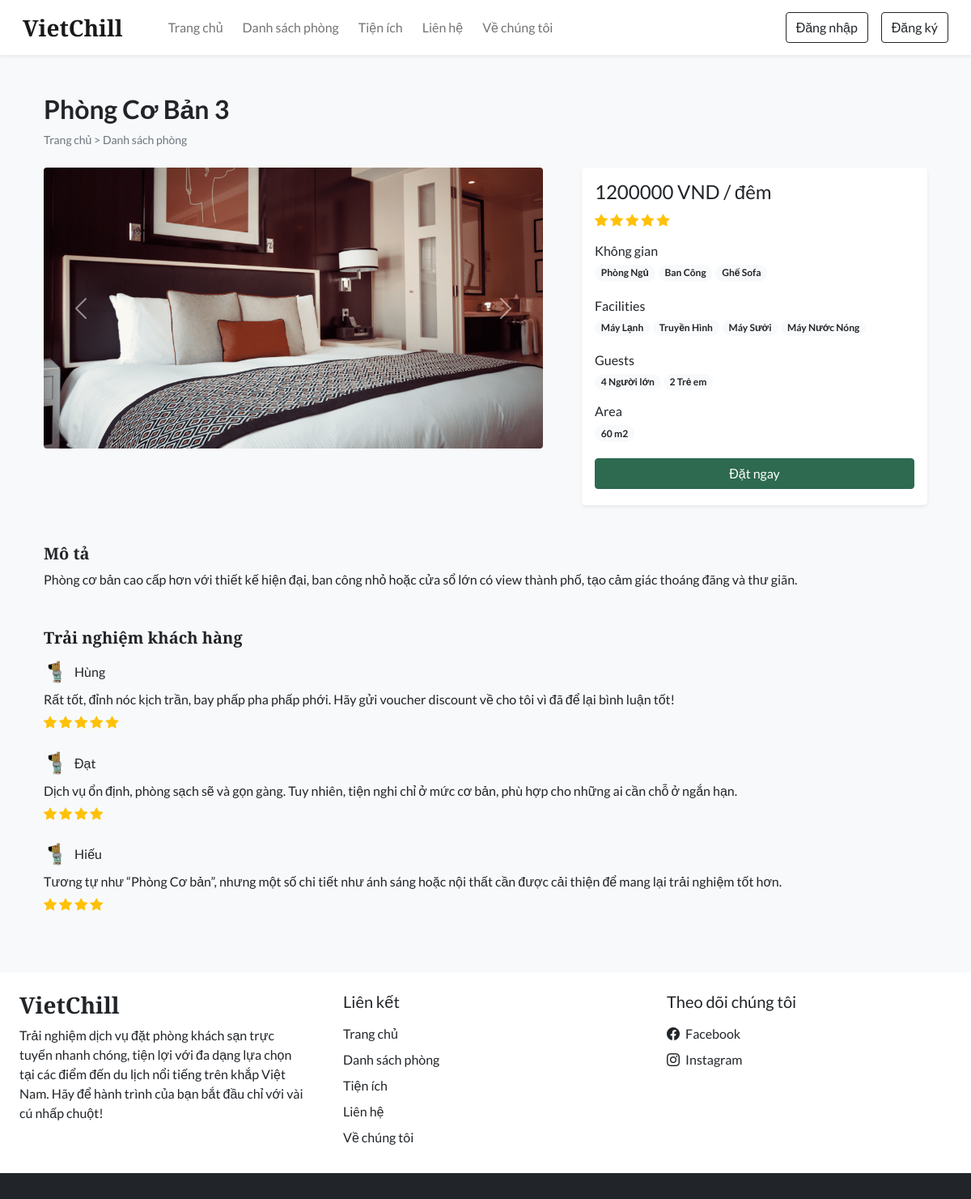
Page /room_details.php?id=3 on the committed database.
### tables this page shows
CREATE TABLE `settings` (
  `sr_no` int(11) NOT NULL,
  `site_title` varchar(50) NOT NULL,
  `site_about` varchar(250) NOT NULL,
  `shutdown` tinyint(1) NOT NULL
);

CREATE TABLE `rooms` (
  `id` int(11) NOT NULL,
  `name` varchar(150) NOT NULL,
  `area` int(11) NOT NULL,
  `price` int(11) NOT NULL,
  `quantity` int(11) NOT NULL,
  `adult` int(11) NOT NULL,
  `children` int(11) NOT NULL,
  `description` varchar(350) NOT NULL,
  `status` tinyint(4) NOT NULL DEFAULT 1,
  `removed` int(11) NOT NULL DEFAULT 0
);

CREATE TABLE `room_images` (
  `sr_no` int(11) NOT NULL,
  `room_id` int(11) NOT NULL,
  `image` varchar(150) NOT NULL,
  `thumb` tinyint(4) NOT NULL DEFAULT 0
);

CREATE TABLE `features` (
  `id` int(11) NOT NULL,
  `name` varchar(50) NOT NULL
);

CREATE TABLE `facilities` (
  `id` int(11) NOT NULL,
  `icon` varchar(100) NOT NULL,
  `name` varchar(50) NOT NULL,
  `description` varchar(250) NOT NULL
);

CREATE TABLE `rating_review` (
  `sr_no` int(11) NOT NULL,
  `booking_id` int(11) NOT NULL,
  `room_id` int(11) NOT NULL,
  `user_id` int(11) NOT NULL,
  `rating` int(11) NOT NULL,
  `review` varchar(200) NOT NULL,
  `seen` int(11) NOT NULL DEFAULT 0,
  `datentime` datetime NOT NULL DEFAULT current_timestamp()
);

CREATE TABLE `user_cred` (
  `id` int(11) NOT NULL,
  `name` varchar(100) NOT NULL,
  `email` varchar(150) NOT NULL,
  `address` varchar(120) NOT NULL,
  `phonenum` varchar(100) NOT NULL,
  `pincode` int(11) NOT NULL,
  `dob` date NOT NULL,
  `profile` varchar(100) NOT NULL DEFAULT 'chill-guy.png',
  `password` varchar(200) NOT NULL,
  `is_verified` int(11) NOT NULL DEFAULT 0,
  `token` varchar(200) DEFAULT NULL,
  `t_expire` date DEFAULT NULL,
  `status` int(11) NOT NULL DEFAULT 1,
  `datentime` datetime NOT NULL DEFAULT current_timestamp()
);

### admin/inc/db_config.php (called while the page is built, shortened)
<?php
  function select($sql, $values, $datatypes) {
    $con = $GLOBALS['con'];
    if($stmt = mysqli_prepare($con, $sql)){
      mysqli_stmt_bind_param($stmt, $datatypes, ...$values);
      if(mysqli_stmt_execute($stmt)){
        $res = mysqli_stmt_get_result($stmt);
        return $res;
      }
      else{
        mysqli_stmt_close($stmt);
        die("Query cannot be executed - Execute");
      }
    }
    else{
      die("Query cannot be executed - Select");
    }
  }
?>

### room_details.php (the view, shortened to what this page needs)
<!DOCTYPE html>
<html lang="en">
<head>
  <?php require('inc/links.php'); ?>
</head>
<body class="bg-light">
  <?php require('inc/header.php'); ?>
  <?php
    $data = filteration($_GET);
    $room_res = select("SELECT * FROM `rooms` WHERE `id`=? AND `status`=? AND `removed`=?",[$data['id'],1,0],'iii');
    $room_data = mysqli_fetch_assoc($room_res);
  ?>
  <div class="container">
    <div class="row">
      <div class="col-12 my-5 mb-4 px-4">
        <h2 class="fw-bold"><?php echo $room_data['name'] ?></h2>
        <div style="font-size: 14px;">
          <a href="index.php" class="text-secondary text-decoration-none">Trang chủ</a>
          <span class="text-secondary"> > </span>
          <a href="rooms.php" class="text-secondary text-decoration-none">Danh sách phòng</a>
        </div>
      </div>
      <div class="col-lg-7 col-md-12 px-4">
        <div id="roomCarousel" class="carousel slide" data-bs-ride="carousel">
          <div class="carousel-inner">
            <?php
              $room_img = ROOMS_IMG_PATH."thumbnail.jpg";
              $img_q = mysqli_query($con,"SELECT * FROM `room_images`
                WHERE `room_id`='$room_data[id]'");
              if(mysqli_num_rows($img_q)>0)
              {
                $active_class = 'active';
                while($img_res = mysqli_fetch_assoc($img_q))
                {
                  echo"
                    <div class='carousel-item $active_class'>
                      <img src='".ROOMS_IMG_PATH.$img_res['image']."' class='d-block w-100 rounded'>
                    </div>
                  ";
                  $active_class='';
                }
              }
              else{
                echo"<div class='carousel-item active'>
                  <img src='$room_img' class='d-block w-100'>
                </div>";
              }
            ?>
          </div>
          <button class="carousel-control-prev" type="button" data-bs-target="#roomCarousel" data-bs-slide="prev">
            <span class="carousel-control-prev-icon" aria-hidden="true"></span>
          </button>
          <button class="carousel-control-next" type="button" data-bs-target="#roomCarousel" data-bs-slide="next">
            <span class="carousel-control-next-icon" aria-hidden="true"></span>
          </button>
        </div>
      </div>
      <div class="col-lg-5 col-md-12 px-4">
        <div class="card mb-4 border-0 shadow-sm rounded-3">
          <div class="card-body">
            <?php
              echo<<<price
                <h4>$room_data[price] VND / đêm</h4>
              price;
              $rating_q = "SELECT AVG(rating) AS `avg_rating` FROM `rating_review`
                WHERE `room_id`='$room_data[id]' ORDER BY `sr_no` DESC LIMIT 20";
              $rating_res = mysqli_query($con,$rating_q);
              $rating_fetch = mysqli_fetch_assoc($rating_res);
              $rating_data = "";
              if($rating_fetch['avg_rating']!=NULL)
              {
                for($i=0; $i < $rating_fetch['avg_rating']; $i++){
                  $rating_data .="<i class='bi bi-star-fill text-warning'></i> ";
                }
              }
              echo<<<rating
                <div class="mb-3">
                  $rating_data
                </div>
              rating;
              $fea_q = mysqli_query($con,"SELECT f.name FROM `features` f
                INNER JOIN `room_features` rfea ON f.id = rfea.features_id
                WHERE rfea.room_id = '$room_data[id]'");
              $features_data = "";
              while($fea_row = mysqli_fetch_assoc($fea_q)){
                $features_data .="<span class='badge rounded-pill bg-light text-dark text-wrap me-1 mb-1'>
                  $fea_row[name]
                </span>";
              }
              echo<<<features
                <div class="mb-3">
                  <h6 class="mb-1">Không gian</h6>
                  $features_data
                </div>
              features;
              $fac_q = mysqli_query($con,"SELECT f.name FROM `facilities` f
                INNER JOIN `room_facilities` rfac ON f.id = rfac.facilities_id
                WHERE rfac.room_id = '$room_data[id]'");
              $facilities_data = "";
              while($fac_row = mysqli_fetch_assoc($fac_q)){
                $facilities_data .="<span class='badge rounded-pill bg-light text-dark text-wrap me-1 mb-1'>
                  $fac_row[name]
                </span>";
              }
              echo<<<facilities
                <div class="mb-3">
                  <h6 class="mb-1">Facilities</h6>
                  $facilities_data
                </div>
              facilities;
              echo<<<guests
                <div class="mb-3">
                  <h6 class="mb-1">Guests</h6>
                  <span class="badge rounded-pill bg-light text-dark text-wrap">
                    $room_data[adult] Người lớn
                  </span>
                  <span class="badge rounded-pill bg-light text-dark text-wrap">
                    $room_data[children] Trẻ em
                  </span>
                </div>
              guests;
              echo<<<area
                <div class="mb-3">
                  <h6 class="mb-1">Area</h6>
                  <span class='badge rounded-pill bg-light text-dark text-wrap me-1 mb-1'>
                    $room_data[area] m2
                  </span>
                </div>
              area;
              if(!$settings_r['shutdown']){
                $login=0;
                echo<<<book
                  <button onclick='checkLoginToBook($login,$room_data[id])' class="btn w-100 text-white custom-bg shadow-none mb-1">Đặt ngay</button>
                book;
              }
            ?>
          </div>
        </div>
      </div>
      <div class="col-12 mt-4 px-4">
        <div class="mb-5">
          <h5 class="fw-bold h-font">Mô tả</h5>
          <p>
            <?php echo $room_data['description'] ?>
          </p>
        </div>
        <div>
          <h5 class="fw-bold h-font mb-3">Trải nghiệm khách hàng</h5>
          <?php
            $review_q = "SELECT rr.*,uc.name AS uname, uc.profile, r.name AS rname FROM `rating_review` rr
              INNER JOIN `user_cred` uc ON rr.user_id = uc.id
              INNER JOIN `rooms` r ON rr.room_id = r.id
              WHERE rr.room_id = '$room_data[id]'
              ORDER BY `sr_no` DESC LIMIT 15";
            $review_res = mysqli_query($con,$review_q);
            $img_path = USERS_IMG_PATH;
            if(mysqli_num_rows($review_res)==0){
              echo 'No reviews yet!';
            }
            else
            {
              while($row = mysqli_fetch_assoc($review_res))
              {
                $stars = "<i class='bi bi-star-fill text-warning'></i> ";
                for($i=1; $i<$row['rating']; $i++){
                  $stars .= " <i class='bi bi-star-fill text-warning'></i>";
                }
                echo<<<reviews
                  <div class="mb-4">
                    <div class="d-flex align-items-center mb-2">
                      <img src="$img_path$row[profile]" class="rounded-circle" loading="lazy" width="30px">
                      <h6 class="m-0 ms-2">$row[uname]</h6>
                    </div>
                    <p class="mb-1">
                      $row[review]
                    </p>
                    <div>
                      $stars
                    </div>
                  </div>
                reviews;
              }
            }
          ?>
        </div>
      </div>
    </div>
  </div>
  <?php require('inc/footer.php'); ?>
</body>
</html>

### inc/links.php (shortened to what this page needs)
<link href="https://cdn.jsdelivr.net/npm/bootstrap@5.0.2/dist/css/bootstrap.min.css" rel="stylesheet">
<link rel="stylesheet" href="https://cdn.jsdelivr.net/npm/bootstrap-icons@1.9.1/font/bootstrap-icons.css">
<link rel="stylesheet" href="css/common.css">
<?php
  require('admin/inc/db_config.php');
  $contact_q = "SELECT * FROM `contact_details` WHERE `sr_no`=?";
  $settings_q = "SELECT * FROM `settings` WHERE `sr_no`=?";
  $values = [1];
  $contact_r = mysqli_fetch_assoc(select($contact_q,$values,'i'));
  $settings_r = mysqli_fetch_assoc(select($settings_q,$values,'i'));
?>

### inc/header.php (shortened to what this page needs)
<nav id="nav-bar" class="navbar navbar-expand-lg navbar-light bg-white px-lg-3 py-lg-2 shadow-sm sticky-top">
  <div class="container-fluid">
    <a class="navbar-brand me-5 fw-bold fs-3 h-font" href="index.php"><?php echo $settings_r['site_title'] ?></a>
    <div class="collapse navbar-collapse" id="navbarSupportedContent">
      <ul class="navbar-nav me-auto mb-2 mb-lg-0">
        <li class="nav-item">
          <a class="nav-link me-2" href="index.php">Trang chủ</a>
        </li>
        <li class="nav-item">
          <a class="nav-link me-2" href="rooms.php">Danh sách phòng</a>
        </li>
        <li class="nav-item">
          <a class="nav-link me-2" href="facilities.php">Tiện ích</a>
        </li>
        <li class="nav-item">
          <a class="nav-link me-2" href="contact.php">Liên hệ</a>
        </li>
        <li class="nav-item">
          <a class="nav-link" href="about.php">Về chúng tôi</a>
        </li>
      </ul>
      <div class="d-flex">
        <?php
          if(isset($_SESSION['login']) && $_SESSION['login']==true)
          {
            $path = USERS_IMG_PATH;
            echo<<<data
              <div class="btn-group">
                <button type="button" class="btn btn-outline-dark shadow-none dropdown-toggle" data-bs-toggle="dropdown" data-bs-display="static" aria-expanded="false">
                  <img src="$path$_SESSION[uPic]" style="width: 25px; height: 25px;" class="me-1 rounded-circle">
                  $_SESSION[uName]
                </button>
                <ul class="dropdown-menu dropdown-menu-lg-end">
                  <li><a class="dropdown-item" href="profile.php">Hồ sơ cá nhân</a></li>
                  <li><a class="dropdown-item" href="bookings.php">Lịch sử đặt phòng</a></li>
                  <li><a class="dropdown-item" href="logout.php">Đăng xuất</a></li>
                </ul>
              </div>
            data;
          }
          else
          {
            echo<<<data
              <button type="button" class="btn btn-outline-dark shadow-none me-lg-3 me-2" data-bs-toggle="modal" data-bs-target="#loginModal">
                Đăng nhập
              </button>
              <button type="button" class="btn btn-outline-dark shadow-none" data-bs-toggle="modal" data-bs-target="#registerModal">
                Đăng ký
              </button>
            data;
          }
        ?>
      </div>
    </div>
  </div>
</nav>

### inc/footer.php (shortened to what this page needs)
<div class="container-fluid bg-white mt-5">
  <div class="row">
    <div class="col-lg-4 p-4">
      <h3 class="h-font fw-bold fs-3 mb-2"><?php echo $settings_r['site_title'] ?></h3>
      <p>
        <?php echo $settings_r['site_about'] ?>
      </p>
    </div>
    <div class="col-lg-4 p-4">
      <h5 class="mb-3">Liên kết</h5>
      <a href="index.php" class="d-inline-block mb-2 text-dark text-decoration-none">Trang chủ</a> <br>
      <a href="rooms.php" class="d-inline-block mb-2 text-dark text-decoration-none">Danh sách phòng</a> <br>
      <a href="facilities.php" class="d-inline-block mb-2 text-dark text-decoration-none">Tiện ích</a> <br>
      <a href="contact.php" class="d-inline-block mb-2 text-dark text-decoration-none">Liên hệ</a> <br>
      <a href="about.php" class="d-inline-block mb-2 text-dark text-decoration-none">Về chúng tôi</a>
    </div>
    <div class="col-lg-4 p-4">
        <h5 class="mb-3">Theo dõi chúng tôi</h5>
        <a href="<?php echo $contact_r['fb'] ?>" class="d-inline-block text-dark text-decoration-none mb-2">
          <i class="bi bi-facebook me-1"></i> Facebook
        </a><br>
        <a href="<?php echo $contact_r['insta'] ?>" class="d-inline-block text-dark text-decoration-none">
          <i class="bi bi-instagram me-1"></i> Instagram
        </a><br>
    </div>
  </div>
</div>
<h6 class="text-center bg-dark text-white p-3 m-0"></h6>

### css/common.css (style rules this page uses)
:root { --teal: #2D6A4F; --teal_hover: #2D6A4F; }
* { font-family: 'Lato', sans-serif; }
.h-font { font-family: 'Merriweather', serif; }
.custom-bg { background-color: var(--teal); border: 1px solid var(--teal); }

### rows in the picture
settings: site_title "VietChill", site_about "Trải nghiệm dịch vụ đặt phòng khách sạn trực tuyến nhanh chóng, tiện lợi với đa dạng lựa chọn tại các điểm đến du lịch nổi tiếng trên khắp Việt Nam. Hãy để hành trình của bạn bắt đầu chỉ với vài cú nhấp chuột!"
rooms: name "Phòng Cơ Bản 3", price "1200000", adult "4", children "2", area "60", description "Phòng cơ bản cao cấp hơn với thiết kế hiện đại, ban công nhỏ hoặc cửa sổ lớn có view thành phố, tạo cảm giác thoáng đãng và thư giãn."
room_images: image (picture)
features: name "Phòng Ngủ"
features: name "Ban Công"
features: name "Ghế Sofa"
facilities: name "Máy Lạnh"
facilities: name "Truyền Hình"
facilities: name "Máy Sưởi"
facilities: name "Máy Nước Nóng"
rating_review: user.profile (picture), user.name "Hùng", review "Rất tốt, đỉnh nóc kịch trần, bay phấp pha phấp phới. Hãy gửi voucher discount về cho tôi vì đã để lại bình luận tốt!"
rating_review: user.profile (picture), user.name "Đạt", review "Dịch vụ ổn định, phòng sạch sẽ và gọn gàng. Tuy nhiên, tiện nghi chỉ ở mức cơ bản, phù hợp cho những ai cần chỗ ở ngắn hạn."
rating_review: user.profile (picture), user.name "Hiếu", review "Tương tự như “Phòng Cơ bản”, nhưng một số chi tiết như ánh sáng hoặc nội thất cần được cải thiện để mang lại trải nghiệm tốt hơn."
